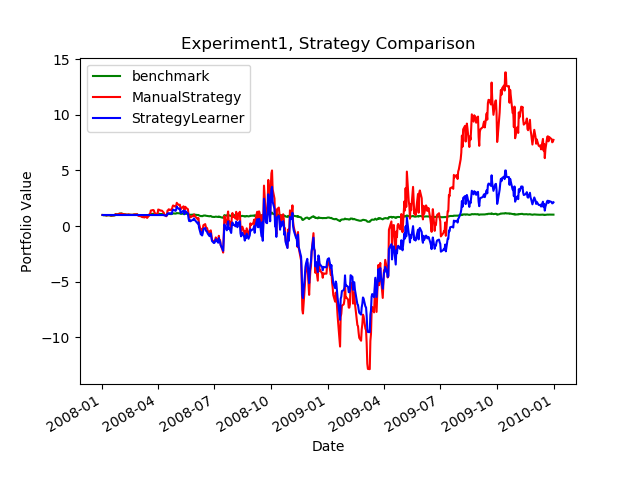

Python code for this plot:
import ManualStrategy as ms
import StrategyLearner as sl
from marketsimcode import compute_portvals
from util import get_data

import matplotlib.pyplot as plt
import datetime as dt
import pandas as pd


def create_trade_orders(signals):
    trades = pd.DataFrame(data=0, columns=["shares"], index=signals.index.values)

    # Clean up trade signals into trade orders
    # restricts trades to only holding at max -1000, 0, 1000 shares at a time

    if signals.iloc[0] != 0:
        trades.iloc[0] = signals.iloc[0]

    # for remaining
    for i in range(1, trades.shape[0]):
        # Previously zero and has position
        if signals.iloc[i] != 0 and signals.iloc[i - 1] == 0:
            trades.iloc[i] = signals.iloc[i] * 1

        # Zero after trade - close out signal
        elif signals.iloc[i] == 0 and signals.iloc[i - 1] != 0:
            trades.iloc[i] = signals.iloc[i - 1] * -1

        # Switching positions on the next day
        elif signals.iloc[i] != signals.iloc[i - 1] and signals.iloc[i - 1] != 0:
            trades.iloc[i] = signals.iloc[i - 1] * -2

        # Taking same position on the next day
        elif signals.iloc[i] == signals.iloc[i - 1] and signals.iloc[i - 1] != 0:
            trades.iloc[i] = 0

    return trades * 1000


def create_orders_file(clean_trades, stock="JPM"):

    # Create psuedo orders file with trade signals
    orders = pd.DataFrame(index=clean_trades.index.values, columns=["Symbol", "Order", "Shares"])

    # Clean
    orders["Symbol"] = stock
    orders["Order"] = clean_trades.where(clean_trades < 1, "BUY").where(clean_trades >= 0, "SELL")
    orders["Shares"] = clean_trades
    orders = orders.drop(orders[orders.Order == 0].index)

    return orders


def run_experiment1():

    # In-sample
    start_date = dt.datetime(2008, 1, 1)
    end_date = dt.datetime(2009, 12, 31)
    starting_value = 100000
    impt = 0
    comm = 0
    ticker = "JPM"

    # ---------------------------------------- #
    # -------------- Benchmark --------------- #
    # ---------------------------------------- #

    data = 1000 * get_data([ticker], pd.date_range(start_date, end_date), addSPY=True, colname="Adj Close").drop(columns="SPY")
    data["benchmark"] = data / data.iloc[0, 0]

    # ---------------------------------------------- #
    # -------------- Manual Strategy --------------- #
    # ---------------------------------------------- #
    # Initialize Obj
    manual = ms.ManualStrategy()

    # Get trades from strategy
    trades = manual.testPolicy(symbol=ticker, sd=start_date, ed=end_date, sv=starting_value)

    # Create orders file
    orders_file = create_orders_file(clean_trades=trades, stock=ticker)

    # -------------- Get Port Stats --------------- #
    port_value = compute_portvals(orders_file, start_date, end_date, commission=comm, impact=impt)
    port_value = port_value / port_value.iloc[0]
    data["ms_port"] = port_value

    # ---------------------------------------------- #
    # -------------- Leaner Strategy --------------- #
    # ---------------------------------------------- #
    learner = sl.StrategyLearner()
    learner.add_evidence(symbol=ticker, sd=start_date, ed=end_date)
    trades = learner.testPolicy(symbol=ticker, sd=start_date, ed=end_date)

    # Create orders file
    orders_file = create_orders_file(clean_trades=trades, stock=ticker)

    # -------------- Get Port Stats --------------- #
    port_value = compute_portvals(orders_file, start_date, end_date, commission=comm, impact=impt)
    port_value = port_value / port_value.iloc[0]
    data["sl_port"] = port_value

    # ------------- Comparative Chart ---------- #
    fig = plt.figure()
    plt.plot(data.benchmark, 'g')
    # note legend goes after plot
    plt.plot(data.ms_port, 'r')
    plt.plot(data.sl_port, 'b')
    plt.legend(["benchmark", "ManualStrategy", "StrategyLearner"])
    plt.xlabel("Date")
    plt.ylabel("Portfolio Value")
    plt.title("Experiment1, Strategy Comparison")
    fig.autofmt_xdate()
    plt.savefig("experiment1.png")
    plt.close()

    pass